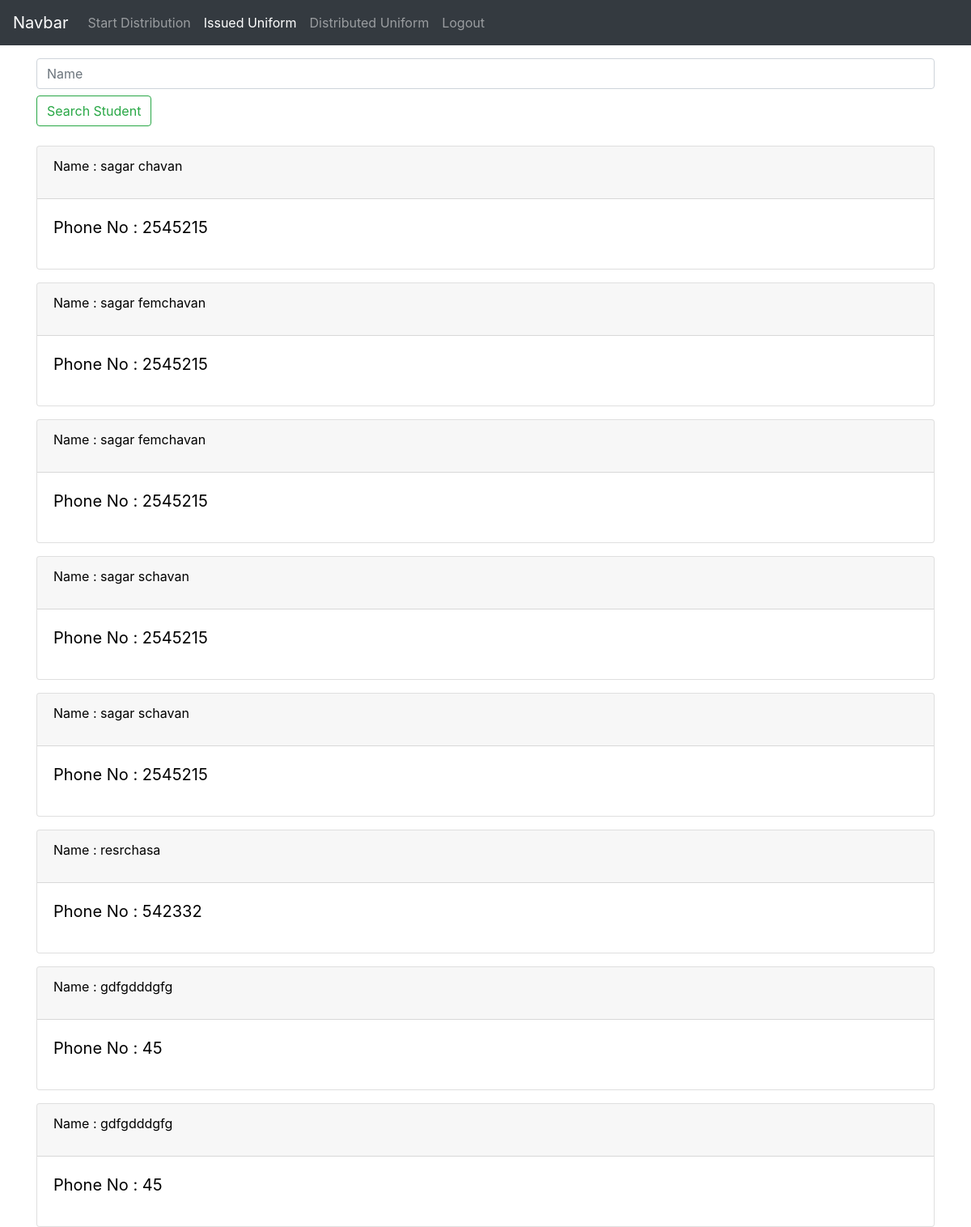
The app's page /mobileapp/u_issued.php (signed in) with its own data.
### tables this page shows
CREATE TABLE `studentinfo` (
  `id` int(11) NOT NULL,
  `firstname` varchar(255) NOT NULL,
  `lastname` varchar(255) NOT NULL,
  `gender` varchar(11) NOT NULL,
  `selectstandard` varchar(255) NOT NULL,
  `selecthouse` varchar(255) NOT NULL,
  `phonenumber` int(11) NOT NULL
);

### mobileapp/u_issued.php (the view, shortened to what this page needs)
<?php
include('db.php');
$sql = 'SELECT * FROM studentinfo';
$result2 = mysqli_query($conn, $sql);
if($_SESSION['schoolid']){
?>
<!DOCTYPE html>
<html lang="en">
<head>
    <link rel="stylesheet" href="https://stackpath.bootstrapcdn.com/bootstrap/4.1.0/css/bootstrap.min.css"
>
    <link rel="stylesheet" href="css/mobilestyle.css">
</head>
<body>
    <nav class="navbar navbar-expand-lg navbar-dark bg-dark">
        <a class="navbar-brand" href="mobiledashboard.php">Navbar</a>
        <div class="collapse navbar-collapse" id="navbarNavDropdown">
            <ul class="navbar-nav">
                <li class="nav-item ">
                    <a class="nav-link" href="u_distribution.php">Start Distribution</a>
                </li>
                <li class="nav-item active">
                    <a class="nav-link" href="u_issued.php">Issued Uniform</a>
                </li>
                <li class="nav-item">
                    <a class="nav-link" href="u_distributed.php">Distributed Uniform</a>
                </li>
                <li class="nav-item">
                    <a class="nav-link" href="mobilelogout.php">Logout</a>
                </li>
            </ul>
        </div>
    </nav>
    <div class="container">
        <div class="text-left mt-3">
            <input class="form-control mr-sm-2" type="search" placeholder="Name" aria-label="Search">
            <button class="btn btn-outline-success  my-2 my-sm-2 " type="submit">Search Student</button>
        </div>
        <?php
        if(mysqli_num_rows($result2) > 0){
            while($row = mysqli_fetch_assoc($result2)){
            ?>
        <a class="student-card" href="student_info.php">
            <div class="card mt-3">
                <div class="card-header">
                    <p>Name : <?php echo $row['firstname']; echo $row['lastname']; ?></p>
                </div>
                <div class="card-body">
                    <blockquote class="blockquote">
                        <p>Phone No : <?php echo $row['phonenumber'] ?></p>
                    </blockquote>
                </div>
            </div>
        </a>
        <?php }
                }
               else{
                   echo "0 result";
               }
            ?>
    </div>
</body>
</html>
<?php
}else{
header('location:mobilelogout.php');
}
?>

### mobileapp/css/mobilestyle.css (style rules this page uses)
* { margin: 0; padding: 0; }
a { text-decoration: none; }
.student-card { text-decoration: none; color: black; }

### records on screen
studentinfo: firstname "sagar", lastname "chavan", phonenumber "2545215"
studentinfo: firstname "sagar fem", lastname "chavan", phonenumber "2545215"
studentinfo: firstname "sagar fem", lastname "chavan", phonenumber "2545215"
studentinfo: firstname "sagar s", lastname "chavan", phonenumber "2545215"
studentinfo: firstname "sagar s", lastname "chavan", phonenumber "2545215"
studentinfo: firstname "resr", lastname "chasa", phonenumber "542332"
studentinfo: firstname "gdfgd", lastname "ddgfg", phonenumber "45"
studentinfo: firstname "gdfgd", lastname "ddgfg", phonenumber "45"
